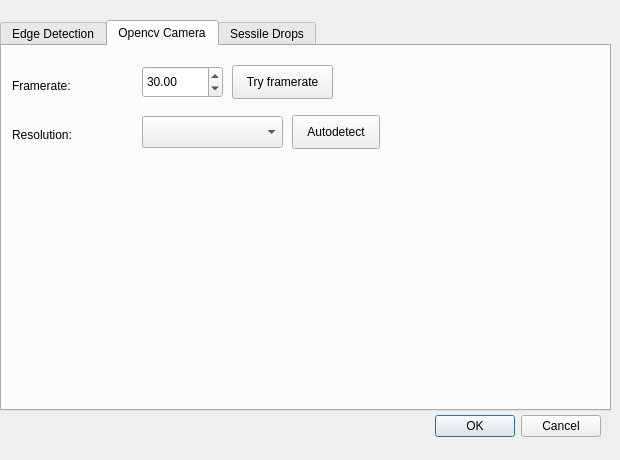
<?xml version="1.0" encoding="UTF-8"?>
<ui version="4.0">
 <class>SettingsDialog</class>
 <widget class="QDialog" name="SettingsDialog">
  <property name="geometry">
   <rect>
    <x>0</x>
    <y>0</y>
    <width>620</width>
    <height>460</height>
   </rect>
  </property>
  <property name="windowTitle">
   <string>Settings</string>
  </property>
  <widget class="QDialogButtonBox" name="okcancelbuttons">
   <property name="geometry">
    <rect>
     <x>260</x>
     <y>410</y>
     <width>341</width>
     <height>32</height>
    </rect>
   </property>
   <property name="orientation">
    <enum>Qt::Horizontal</enum>
   </property>
   <property name="standardButtons">
    <set>QDialogButtonBox::Cancel|QDialogButtonBox::Ok</set>
   </property>
  </widget>
  <widget class="QTabWidget" name="tabWidget">
   <property name="geometry">
    <rect>
     <x>0</x>
     <y>20</y>
     <width>611</width>
     <height>391</height>
    </rect>
   </property>
   <property name="currentIndex">
    <number>1</number>
   </property>
   <widget class="QWidget" name="edgedetection">
    <attribute name="title">
     <string>Edge Detection</string>
    </attribute>
    <widget class="QComboBox" name="subpixelmethod">
     <property name="geometry">
      <rect>
       <x>140</x>
       <y>20</y>
       <width>171</width>
       <height>32</height>
      </rect>
     </property>
     <property name="toolTip">
      <string>Select subpixel edge detection method</string>
     </property>
     <property name="minimumContentsLength">
      <number>0</number>
     </property>
    </widget>
    <widget class="QLabel" name="subpixellabel">
     <property name="geometry">
      <rect>
       <x>10</x>
       <y>30</y>
       <width>111</width>
       <height>18</height>
      </rect>
     </property>
     <property name="text">
      <string>Subpixel method:</string>
     </property>
    </widget>
   </widget>
   <widget class="QWidget" name="opencvcamera">
    <attribute name="title">
     <string>Opencv Camera</string>
    </attribute>
    <widget class="QLabel" name="frameratelabel">
     <property name="geometry">
      <rect>
       <x>10</x>
       <y>30</y>
       <width>101</width>
       <height>20</height>
      </rect>
     </property>
     <property name="text">
      <string>Framerate:</string>
     </property>
    </widget>
    <widget class="QLabel" name="resolutionlabel">
     <property name="geometry">
      <rect>
       <x>10</x>
       <y>79</y>
       <width>101</width>
       <height>20</height>
      </rect>
     </property>
     <property name="text">
      <string>Resolution:</string>
     </property>
    </widget>
    <widget class="QDoubleSpinBox" name="framerate">
     <property name="geometry">
      <rect>
       <x>140</x>
       <y>20</y>
       <width>81</width>
       <height>32</height>
      </rect>
     </property>
     <property name="value">
      <double>30.000000000000000</double>
     </property>
    </widget>
    <widget class="QComboBox" name="chooseresolution">
     <property name="geometry">
      <rect>
       <x>140</x>
       <y>70</y>
       <width>141</width>
       <height>32</height>
      </rect>
     </property>
    </widget>
    <widget class="QPushButton" name="autodetectresolution">
     <property name="geometry">
      <rect>
       <x>290</x>
       <y>69</y>
       <width>88</width>
       <height>34</height>
      </rect>
     </property>
     <property name="text">
      <string>Autodetect</string>
     </property>
    </widget>
    <widget class="QPushButton" name="tryframerate">
     <property name="geometry">
      <rect>
       <x>230</x>
       <y>19</y>
       <width>101</width>
       <height>34</height>
      </rect>
     </property>
     <property name="text">
      <string>Try framerate</string>
     </property>
    </widget>
   </widget>
   <widget class="QWidget" name="sessiledrop">
    <attribute name="title">
     <string>Sessile Drops</string>
    </attribute>
    <widget class="QLabel" name="heightlabel">
     <property name="geometry">
      <rect>
       <x>10</x>
       <y>30</y>
       <width>101</width>
       <height>20</height>
      </rect>
     </property>
     <property name="text">
      <string>Default height:</string>
     </property>
    </widget>
    <widget class="QLabel" name="fittypelabel">
     <property name="geometry">
      <rect>
       <x>10</x>
       <y>80</y>
       <width>101</width>
       <height>20</height>
      </rect>
     </property>
     <property name="text">
      <string>Fit type:</string>
     </property>
    </widget>
    <widget class="QSpinBox" name="defaultfitheight">
     <property name="geometry">
      <rect>
       <x>140</x>
       <y>20</y>
       <width>81</width>
       <height>32</height>
      </rect>
     </property>
     <property name="maximum">
      <number>10000</number>
     </property>
     <property name="value">
      <number>40</number>
     </property>
    </widget>
    <widget class="QComboBox" name="fittype">
     <property name="geometry">
      <rect>
       <x>140</x>
       <y>70</y>
       <width>141</width>
       <height>32</height>
      </rect>
     </property>
    </widget>
    <widget class="QSpinBox" name="polyfitorder">
     <property name="geometry">
      <rect>
       <x>370</x>
       <y>70</y>
       <width>81</width>
       <height>32</height>
      </rect>
     </property>
    </widget>
    <widget class="QLabel" name="polyfitorderlabel">
     <property name="geometry">
      <rect>
       <x>310</x>
       <y>79</y>
       <width>61</width>
       <height>20</height>
      </rect>
     </property>
     <property name="text">
      <string>Order:</string>
     </property>
    </widget>
   </widget>
  </widget>
 </widget>
 <resources/>
 <connections>
  <connection>
   <sender>okcancelbuttons</sender>
   <signal>accepted()</signal>
   <receiver>SettingsDialog</receiver>
   <slot>accept()</slot>
   <hints>
    <hint type="sourcelabel">
     <x>248</x>
     <y>254</y>
    </hint>
    <hint type="destinationlabel">
     <x>157</x>
     <y>274</y>
    </hint>
   </hints>
  </connection>
  <connection>
   <sender>okcancelbuttons</sender>
   <signal>rejected()</signal>
   <receiver>SettingsDialog</receiver>
   <slot>reject()</slot>
   <hints>
    <hint type="sourcelabel">
     <x>316</x>
     <y>260</y>
    </hint>
    <hint type="destinationlabel">
     <x>286</x>
     <y>274</y>
    </hint>
   </hints>
  </connection>
 </connections>
</ui>
